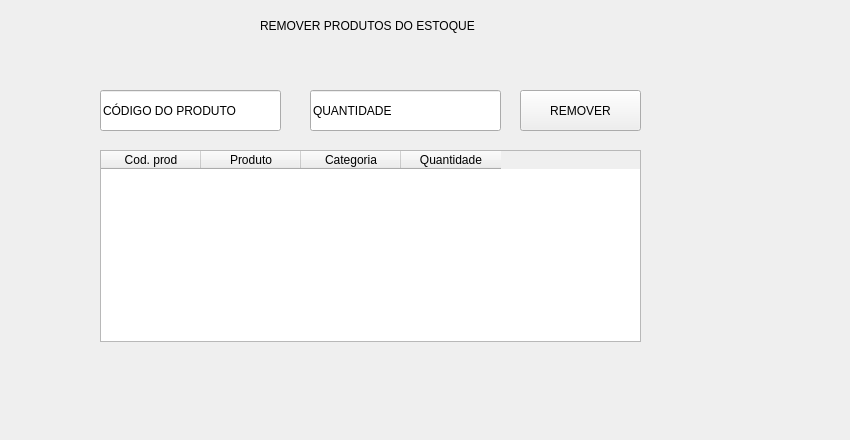
<?xml version="1.0" encoding="UTF-8"?>
<ui version="4.0">
 <class>Form</class>
 <widget class="QWidget" name="Form">
  <property name="geometry">
   <rect>
    <x>0</x>
    <y>0</y>
    <width>850</width>
    <height>440</height>
   </rect>
  </property>
  <property name="minimumSize">
   <size>
    <width>850</width>
    <height>440</height>
   </size>
  </property>
  <property name="maximumSize">
   <size>
    <width>850</width>
    <height>440</height>
   </size>
  </property>
  <property name="windowTitle">
   <string>Form</string>
  </property>
  <widget class="QLabel" name="label">
   <property name="geometry">
    <rect>
     <x>260</x>
     <y>-10</y>
     <width>281</width>
     <height>71</height>
    </rect>
   </property>
   <property name="text">
    <string>REMOVER PRODUTOS DO ESTOQUE</string>
   </property>
  </widget>
  <widget class="QLineEdit" name="Qtd">
   <property name="geometry">
    <rect>
     <x>310</x>
     <y>90</y>
     <width>191</width>
     <height>41</height>
    </rect>
   </property>
   <property name="text">
    <string>QUANTIDADE</string>
   </property>
  </widget>
  <widget class="QLineEdit" name="Codigo">
   <property name="geometry">
    <rect>
     <x>100</x>
     <y>90</y>
     <width>181</width>
     <height>41</height>
    </rect>
   </property>
   <property name="text">
    <string>CÓDIGO DO PRODUTO</string>
   </property>
  </widget>
  <widget class="QPushButton" name="Remove">
   <property name="geometry">
    <rect>
     <x>520</x>
     <y>90</y>
     <width>121</width>
     <height>41</height>
    </rect>
   </property>
   <property name="text">
    <string>REMOVER</string>
   </property>
  </widget>
  <widget class="QTableWidget" name="tableWidget">
   <property name="geometry">
    <rect>
     <x>100</x>
     <y>150</y>
     <width>541</width>
     <height>192</height>
    </rect>
   </property>
   <column>
    <property name="text">
     <string>Cod. prod</string>
    </property>
   </column>
   <column>
    <property name="text">
     <string>Produto</string>
    </property>
   </column>
   <column>
    <property name="text">
     <string>Categoria</string>
    </property>
   </column>
   <column>
    <property name="text">
     <string>Quantidade</string>
    </property>
   </column>
  </widget>
 </widget>
 <resources/>
 <connections/>
</ui>
